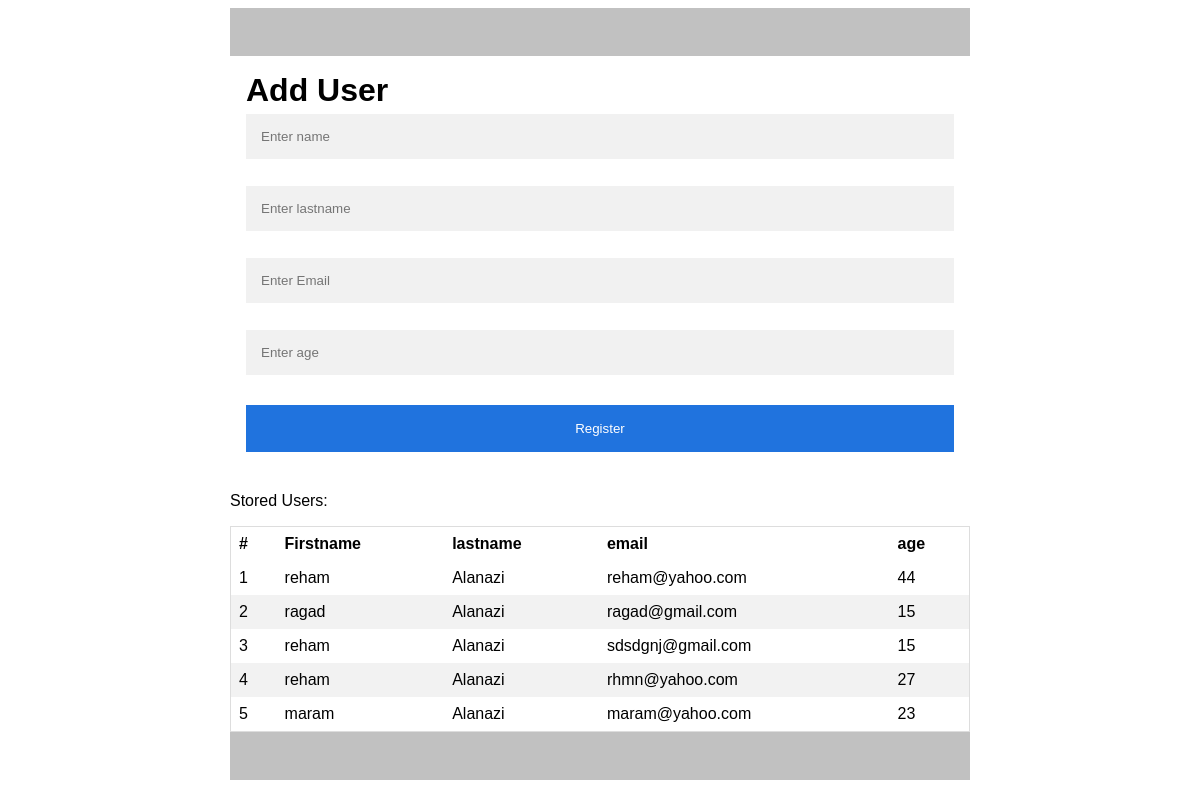
The page / on the database its author committed.
### userapp/models.py (models this page shows)
class User (models.Model):
    firstname = models.CharField(max_length=45)
    lastname = models.CharField(max_length=45)
    email = models.CharField(max_length=45)
    age = models.IntegerField()
    created_at = models.DateTimeField(auto_now_add=True)
    updated_at = models.DateTimeField(auto_now=True)

### userapp/views.py (the view)
# urls.py: path('', views.index),
def index(request):
    context = {}
    context["objs"]= User.objects.all()
    return render(request, "index.html", context)

### userapp/templates/index.html (shortened to what this page needs)
<!DOCTYPE html>
<html lang="en">
<head>
    {% load static %}
    <link rel="stylesheet" href="{% static 'css/style.css' %}">
</head>
<body>
<div class="top"></div>
<div class = container1>
    <form action='add' method='post'>
        <div class="container">
          <h1>Add User </h1>
          <input type="text" placeholder="Enter name" name="firstname" id="" required>
          <input type="text" placeholder="Enter lastname" name="lastname" id="" required>
          <input type="text" placeholder="Enter Email" name="email" id="email" required>
          <input type="text" placeholder="Enter age" name="age" id="" required>
          <button type="submit" class="registerbtn">Register</button>
        </div>
      </form>
      <p>Stored Users:</p>
      <table class="table">
        <thead>
          <tr>
            <th  scope="row">#</th>
            <th>Firstname</th>
             <th>lastname</th>
             <th>email</th>
             <th>age</th>
          </tr>
        </thead>
        <tbody>
          {% for item in objs %}
    <tr>
      <td>{{ item.id }}</td>
         <td>{{ item.firstname }}</td>
         <td>{{ item.lastname }}</td>
         <td>{{ item.email }}</td>
         <td>{{ item.age }}</td>
    </tr>
            {% endfor %}
        </tbody>
      </table>
<div class =bottom> </div>
</div>
</body>
</html>

### userapp/static/css/style.css (style rules this page uses)
body { font-family: Arial, Helvetica, sans-serif; }
* { box-sizing: border-box; }
.container { padding: 16px; background-color: white; }
input[type=text], input[type=password] { width: 100%; padding: 15px; margin: 5px 0 22px 0; display: inline-block; border: none; background: #f1f1f1; }
.registerbtn { background-color: #0864db; color: white; padding: 16px 20px; margin: 8px 0; border: none; cursor: pointer; width: 100%; opacity: 0.9; }
div.top { height: 48px; background-color:#C1C1C1; width: 740px; margin: 0 auto; }
div.bottom { height: 48px; background-color:#C1C1C1; width: 740px; margin: 0 auto; }
div.container1 { width: 740px; min-height: 500px; margin: 0 auto; }
h1 { margin: 0%; }
table { border-collapse: collapse; border-spacing: 0; width: 100%; border: 1px solid #ddd; }
th, td { text-align: left; padding: 8px; }
tr:nth-child(even) { background-color: #f2f2f2 }

### rows shown on the page
User: id "1", firstname "reham", lastname "Alanazi", email "reham@yahoo.com", age "44"
User: id "2", firstname "ragad", lastname "Alanazi", email "ragad@gmail.com", age "15"
User: id "3", firstname "reham", lastname "Alanazi", email "sdsdgnj@gmail.com", age "15"
User: id "4", firstname "reham", lastname "Alanazi", email "rhmn@yahoo.com", age "27"
User: id "5", firstname "maram", lastname "Alanazi", email "maram@yahoo.com", age "23"
